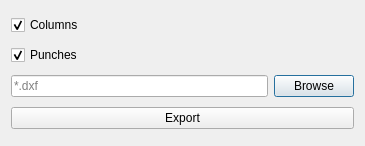
<?xml version="1.0" encoding="UTF-8"?>
<ui version="4.0">
 <class>Dialog</class>
 <widget class="QDialog" name="Dialog">
  <property name="geometry">
   <rect>
    <x>0</x>
    <y>0</y>
    <width>365</width>
    <height>146</height>
   </rect>
  </property>
  <property name="windowTitle">
   <string>Export Model to DXF</string>
  </property>
  <property name="windowIcon">
   <iconset resource="../../py_widget/resource.qrc">
    <normaloff>:/safe/Resources/icons/dxf.svg</normaloff>:/safe/Resources/icons/dxf.svg</iconset>
  </property>
  <layout class="QVBoxLayout" name="verticalLayout">
   <item>
    <widget class="QCheckBox" name="columns_checkbox">
     <property name="text">
      <string>Columns</string>
     </property>
     <property name="checked">
      <bool>true</bool>
     </property>
    </widget>
   </item>
   <item>
    <widget class="QCheckBox" name="punches_checkbox">
     <property name="text">
      <string>Punches</string>
     </property>
     <property name="icon">
      <iconset resource="../../py_widget/resource.qrc">
       <normaloff>:/safe/Resources/icons/punch.svg</normaloff>:/safe/Resources/icons/punch.svg</iconset>
     </property>
     <property name="checked">
      <bool>true</bool>
     </property>
    </widget>
   </item>
   <item>
    <layout class="QHBoxLayout" name="horizontalLayout">
     <item>
      <widget class="QLineEdit" name="filename">
       <property name="inputMask">
        <string/>
       </property>
       <property name="text">
        <string/>
       </property>
       <property name="placeholderText">
        <string>*.dxf</string>
       </property>
      </widget>
     </item>
     <item>
      <widget class="QPushButton" name="browse">
       <property name="text">
        <string>Browse</string>
       </property>
      </widget>
     </item>
    </layout>
   </item>
   <item>
    <widget class="QPushButton" name="export_button">
     <property name="text">
      <string>Export</string>
     </property>
     <property name="icon">
      <iconset resource="../../py_widget/resource.qrc">
       <normaloff>:/safe/Resources/icons/dxf.svg</normaloff>:/safe/Resources/icons/dxf.svg</iconset>
     </property>
    </widget>
   </item>
  </layout>
 </widget>
 <resources>
  <include location="../../py_widget/resource.qrc"/>
 </resources>
 <connections/>
</ui>
